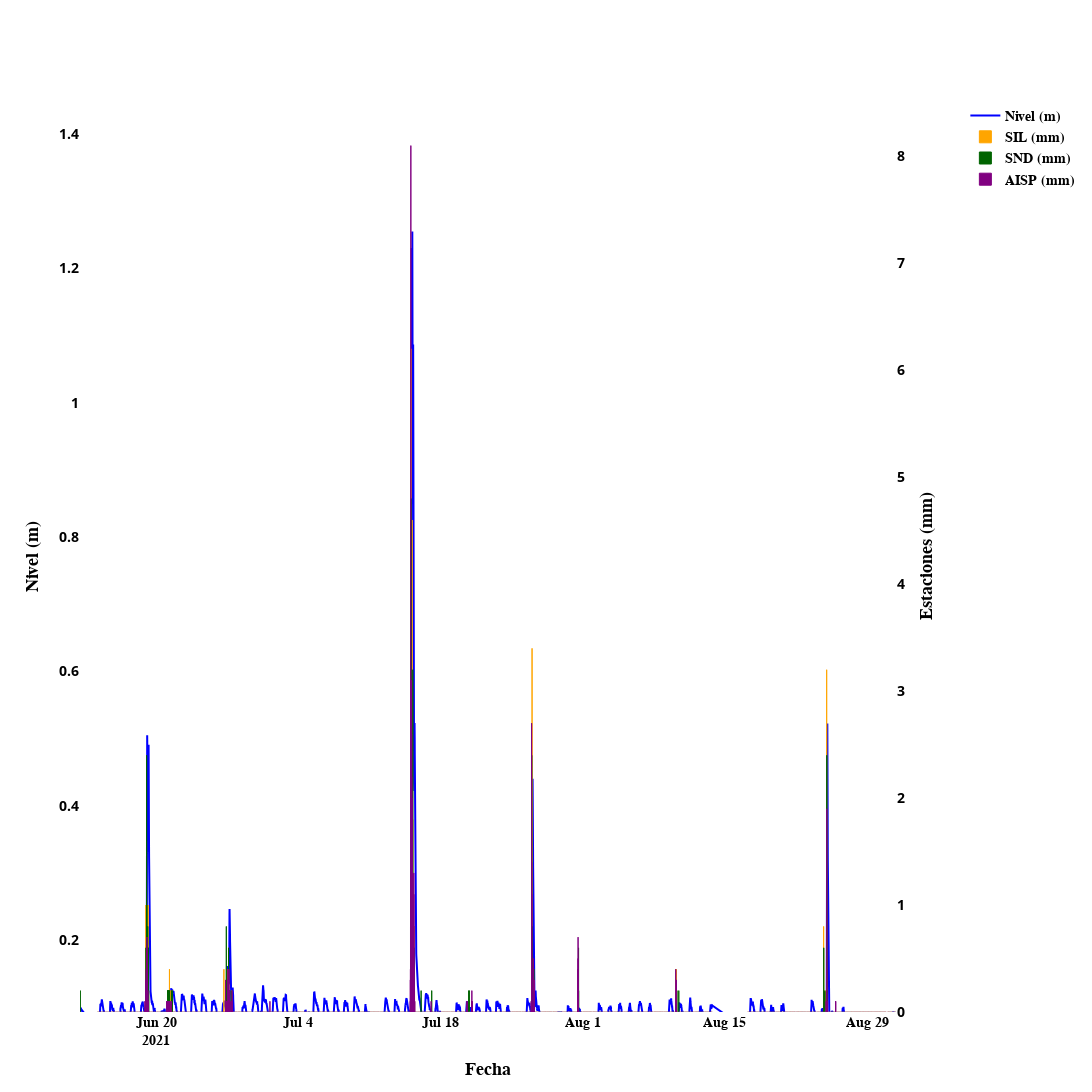

The notebook cell saved with this chart:
### Markdown cell above
## 3.1 Overview

### Code cell
fig = make_subplots(specs=[[{"secondary_y": True}]])

fig.add_trace(
    go.Scatter(
        x=merged.index,
        y=merged["nivel"],
        mode="lines",
        line=dict(color='blue'),
        name="Nivel (m)"
    ),
    secondary_y=False
)

fig.add_trace(
    go.Bar(
        x=merged.index,
        y=merged["sil"],
        name="SIL (mm)",
        marker=dict(
            color="orange",
            opacity=1,
            line=dict(
                color="orange",
                width=1
            )
        )
    ),
    secondary_y=True
)

fig.add_trace(
    go.Bar(
        x=merged.index,
        y=merged["snd"],
        name="SND (mm)",
        marker=dict(
            color="darkgreen",
            opacity=1,
            line=dict(
                color="darkgreen",
                width=1
            )
        )
    ),
    secondary_y=True
)

fig.add_trace(
    go.Bar(
        x=merged.index,
        y=merged["aisp"],
        name="AISP (mm)",
        marker=dict(
            color="purple",
            opacity=1,
            line=dict(
                color="purple",
                width=1
            )
        )
    ),
    secondary_y=True
)

fig.update_layout(
   
    title_font=dict(size=24, family="Arial", weight="bold", color="black"),  # Título en negro y más grande
    xaxis_title="Fecha",
    xaxis_title_font=dict(size=18, family="Arial", weight="bold", color="black"),  # Título del eje x en negro y más grande
    xaxis=dict(
        tickfont=dict(size=14, family="Arial", color="black",weight="bold")  # Fechas en el eje X en negro y tamaño más grande
    ),
    barmode="group", 
    legend=dict(
        x=1.02,
        y=1,
        bgcolor='rgba(255,255,255,0)',
        font=dict(size=14, family="Arial", weight="bold", color="black")  # Leyenda en negro y más grande
    ),
    plot_bgcolor='white',
    height=1200,  # Ajuste del tamaño
    width=1200,  # Ajuste del tamaño
    paper_bgcolor='white',
)

fig.update_yaxes(
    title_text="Nivel (m)",
    title_font=dict(size=18, family="Arial", weight="bold", color="black"),  # Escala en negro y más grande
    tickfont=dict(color="black",weight="bold",size=14),  # Números en negro
    secondary_y=False
)

fig.update_yaxes(
    title_text="Estaciones (mm)",
    title_font=dict(size=18, family="Arial", weight="bold", color="black"),  # Escala en negro y más grande
    tickfont=dict(color="black",weight="bold",size=14),  # Números en negro
    secondary_y=True
)

fig.show()

### Figure 1 — Plotly figure (JSON) as saved in the notebook; plotly's stock layout.template omitted (floating-point values rounded to 4 significant figures; data arrays with more than 128 entries replaced by an {"elided": "..."} marker saying what was removed)
{"data": [{"line": {"color": "blue"}, "mode": "lines", "name": "Nivel (m)", "type": "scatter", "x": {"elided": "10608 str values"}, "xaxis": "x", "y": {"elided": "10608 float values"}, "yaxis": "y"}, {"marker": {"color": "orange", "line": {"color": "orange", "width": 1}, "opacity": 1}, "name": "SIL (mm)", "type": "bar", "x": {"elided": "10608 str values"}, "xaxis": "x", "y": {"elided": "10608 float values"}, "yaxis": "y2"}, {"marker": {"color": "darkgreen", "line": {"color": "darkgreen", "width": 1}, "opacity": 1}, "name": "SND (mm)", "type": "bar", "x": {"elided": "10608 str values"}, "xaxis": "x", "y": {"elided": "10608 float values"}, "yaxis": "y2"}, {"marker": {"color": "purple", "line": {"color": "purple", "width": 1}, "opacity": 1}, "name": "AISP (mm)", "type": "bar", "x": {"elided": "10608 str values"}, "xaxis": "x", "y": {"elided": "10608 float values"}, "yaxis": "y2"}], "layout": {"barmode": "group", "height": 1200, "legend": {"bgcolor": "rgba(255,255,255,0)", "font": {"color": "black", "family": "Arial", "size": 14, "weight": "bold"}, "x": 1.02, "y": 1}, "paper_bgcolor": "white", "plot_bgcolor": "white", "title": {"font": {"color": "black", "family": "Arial", "size": 24, "weight": "bold"}}, "width": 1200, "xaxis": {"anchor": "y", "autorange": true, "domain": [0, 0.94], "range": ["2021-06-12 11:55", "2021-08-31 19:55"], "tickfont": {"color": "black", "family": "Arial", "size": 14, "weight": "bold"}, "title": {"font": {"color": "black", "family": "Arial", "size": 18, "weight": "bold"}, "text": "Fecha"}, "type": "date"}, "yaxis": {"anchor": "x", "autorange": false, "domain": [0, 1], "range": [0.09355, 1.45], "tickfont": {"color": "black", "size": 14, "weight": "bold"}, "title": {"font": {"color": "black", "family": "Arial", "size": 18, "weight": "bold"}, "text": "Nivel (m)"}, "type": "linear"}, "yaxis2": {"anchor": "x", "autorange": false, "overlaying": "y", "range": [0, 8.526], "side": "right", "tickfont": {"color": "black", "size": 14, "weight": "bold"}, "title": {"font": {"color": "black", "family": "Arial", "size": 18, "weight": "bold"}, "text": "Estaciones (mm)"}, "type": "linear"}}}
